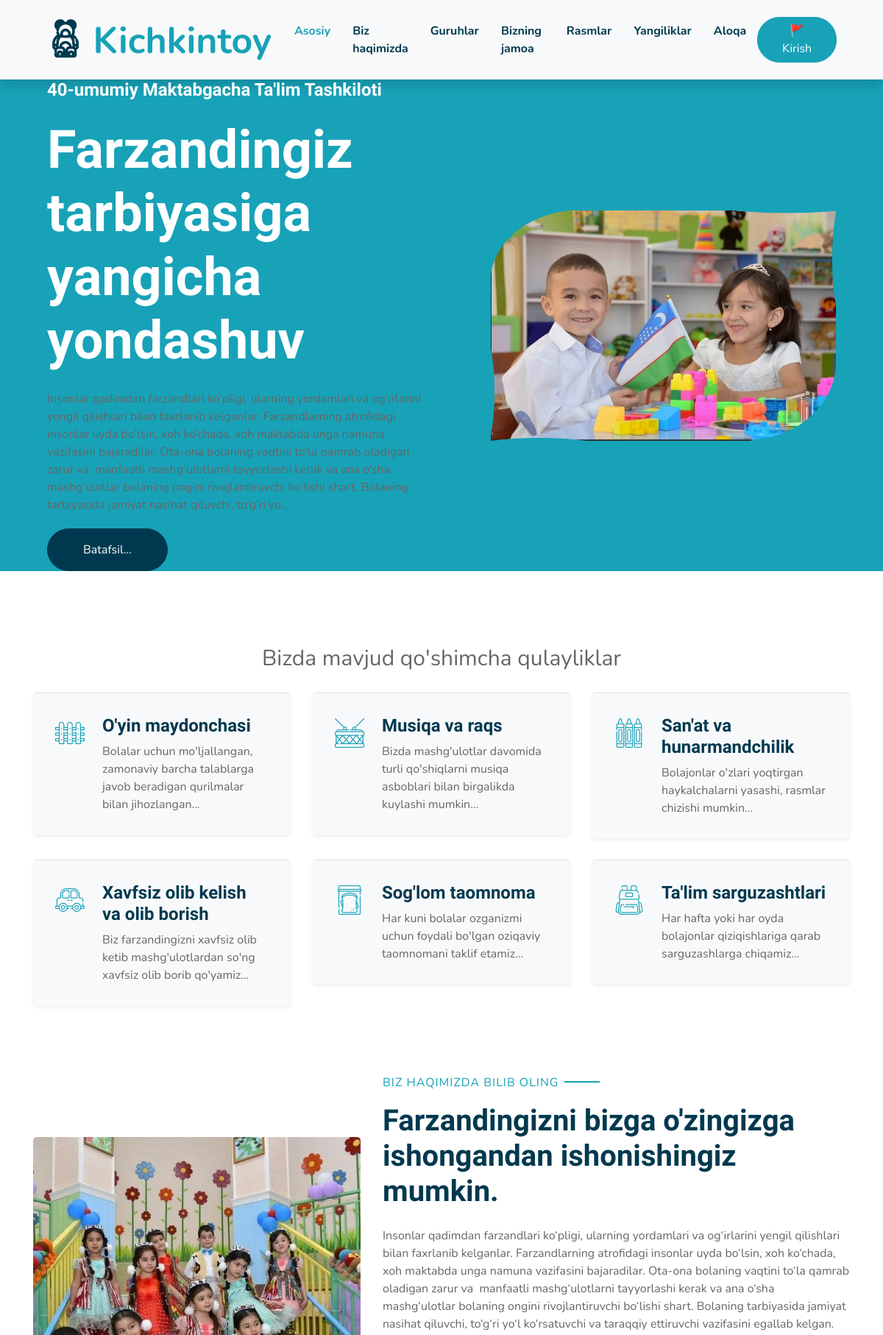
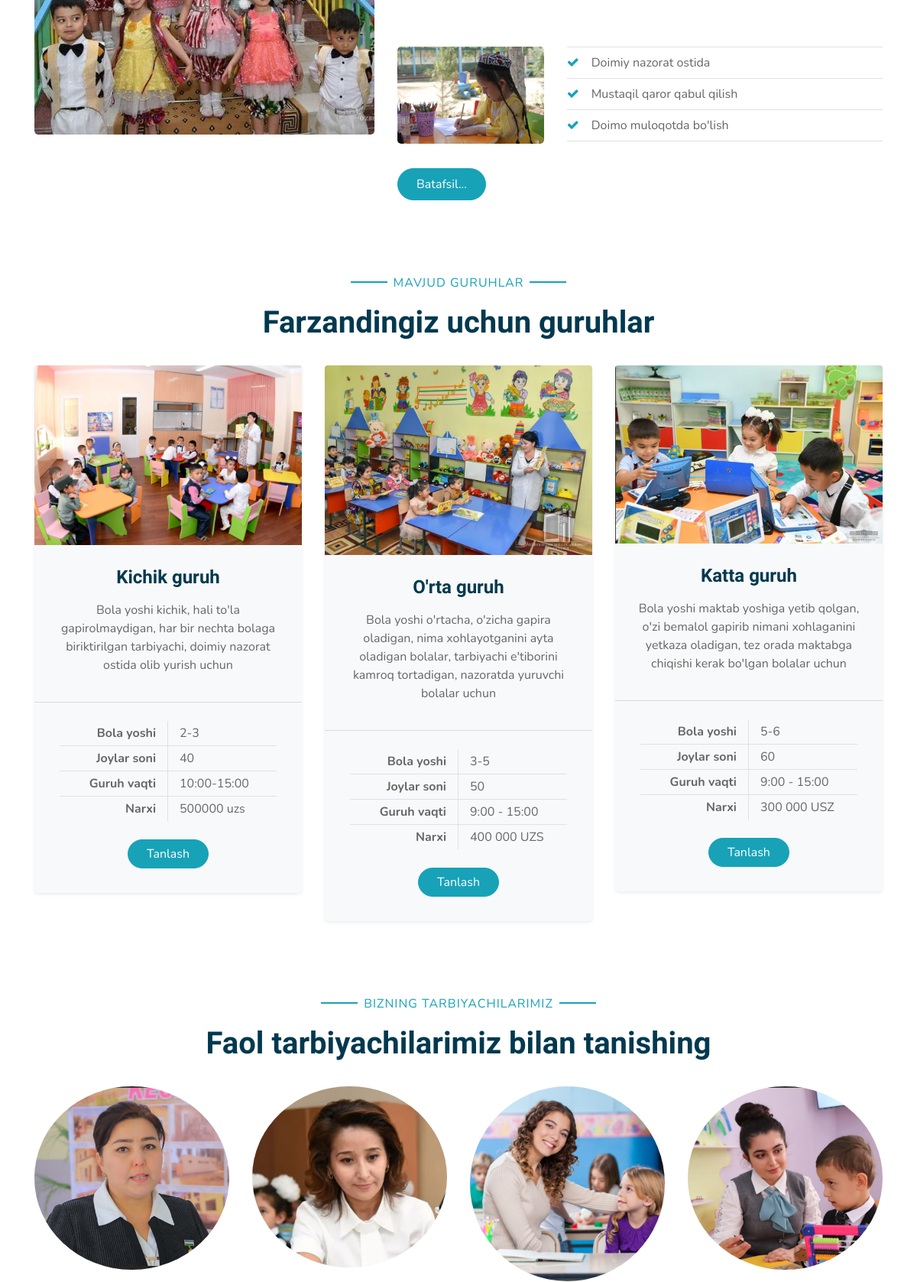
The page / (upper part) on the database its author committed (2 pictures, top to bottom).
### kichkintoy/models.py (models this page shows, shortened)
class Banner(models.Model):
    class Meta:
        verbose_name = 'Banner'
        verbose_name_plural = 'Banners'
    header_subtitle = models.CharField(max_length=250, null=True, blank=True)
    header_title = models.CharField(max_length=120, null=True, blank=True)
    header_description = RichTextField( null=True, blank=True)
    header_photo = models.ImageField(upload_to="photos/",null=True, blank=True)
    about_title = models.CharField(max_length=120, null=True, blank=True)
    header_description_full = RichTextField( null=True, blank=True)

class Group(models.Model):
    class Meta:
        verbose_name = "Group"
        verbose_name_plural = "Groups"
    name = models.CharField(max_length=200, null=True, blank=True)
    description = RichTextField( null=True, blank=True)
    ages = models.CharField(max_length=200, null=True, blank=True, )
    seats = models.IntegerField()
    time = models.CharField(max_length=200, null=True, blank=True)
    price = models.CharField(max_length=50,null=True, blank=True)
    photo = models.ImageField(upload_to="photos/",null=True, blank=True)

class Teacher(models.Model):
    class Meta:
        verbose_name = "Teacher"
        verbose_name_plural = "Teachers"
    name = models.CharField(max_length=200, null=True, blank=True)
    category = models.ForeignKey('Teacher_category',  on_delete=models.CASCADE, null=True, blank=True)
    job_name = models.CharField(max_length=200, null=True, blank=True)
    work_time = models.CharField(max_length=200, null=True, blank=True)
    phone = models.CharField(max_length=200, null=True, blank=True)
    insta = models.CharField(max_length=200, null=True, blank=True)
    telegram = models.CharField(max_length=200, null=True, blank=True)
    facebook = models.CharField(max_length=200, null=True, blank=True)
    age = models.IntegerField(null=True, blank=True)
    photo = models.ImageField(upload_to="photos/",null=True, blank=True)

### kichkintoy/views.py (the view)
# urls.py: 2. Add a URL to urlpatterns:  path('', views.home, name='home')
def home(request):
    banner = Banner.objects.all()[0]
    classes = Group.objects.all()
    ctg = Teacher_category.objects.get(category="teacher")
    teachers = Teacher.objects.filter(category_id=ctg.pk)[:4]
    print(ctg)
    izohlar = Testimonial.objects.all()
    articles = Article.objects.order_by("-date")[:3]
    contacts = Contacts.objects.all()[0]
    context = {
        'banner': banner,
        'classes': classes,
        'teachers': teachers,
        'izohlar': izohlar,
        'articles': articles,
        'contacts': contacts,
    }
    if request.method == 'POST':
        name = request.POST['name']
        phone = request.POST['phone']
        group = "Ma'lumot olish uchun"
        my_model_obj = Booking_grop(
            name=name,
            phone=phone,
            group=group
            )
        my_model_obj.save()
        return redirect('/' )
    else:
        return render(request, 'index.html', context)

### kichkintoy/models.py (called while the page is built)
    def __str__(self) -> str:
        return self.category

    def __str__(self) -> str:
        return self.category

### templates/index.html (shortened to what this page needs)
{% extends 'base.html' %}
{% load static %}
{% block activ_title %}
<a href="{% url 'home' %}" class="nav-item nav-link active">Asosiy</a>
<a href="{% url 'about' %}" class="nav-item nav-link ">Biz haqimizda</a>
<a href="{% url 'class' %}" class="nav-item nav-link ">Guruhlar</a>
<a href="{% url 'team' %}" class="nav-item nav-link ">Bizning jamoa</a>
<a href="{% url 'galery' %}" class="nav-item nav-link ">Rasmlar</a>
<a href="{% url 'article' %}" class="nav-item nav-link " >Yangiliklar</a>
<a href="{% url 'contact' %}" class="nav-item nav-link">Aloqa</a>
{% endblock activ_title %}
{% block content %}
    <div class="container-fluid bg-primary px-0 px-md-5 mb-5">
        <div class="row align-items-center px-3">
            <div class="col-lg-6 text-center text-lg-left">
                <h4 class="text-white mb-4 mt-5 mt-lg-0">{{ banner.header_subtitle }}</h4>
                <h1 class="display-3 font-weight-bold text-white">{{ banner.header_title }}</h1>
                <p class="text-white mb-4">{{ banner.header_description | slice:":550"|safe  }}...</p>
                <a href="{% url 'about' %}" class="btn btn-secondary mt-1 py-3 px-5">Batafsil...</a>
            </div>
            <div class="col-lg-6 text-center text-lg-right">
                <img class="img-fluid mt-5 mb-5" src="{{ banner.header_photo.url }}" alt="{{ banner.header_title }}" style="width:90% ">
            </div>
        </div>
    </div>
    <div class="container-fluid pt-5">
        <div class="container pb-3">
            <div class="text-lg-center" style="font-size:30px">
                Bizda mavjud qo'shimcha qulayliklar
            </div>
            <br>
            <div class="row">
                <div class="col-lg-4 col-md-6 pb-1">
                    <div class="d-flex bg-light shadow-sm border-top rounded mb-4" style="padding: 30px;">
                        <i class="flaticon-050-fence h1 font-weight-normal text-primary mb-3"></i>
                        <div class="pl-4">
                            <h4>O'yin maydonchasi</h4>
                            <p class="m-0">Bolalar uchun mo'ljallangan, zamonaviy barcha talablarga javob beradigan qurilmalar bilan jihozlangan...</p>
                        </div>
                    </div>
                </div>
                <div class="col-lg-4 col-md-6 pb-1">
                    <div class="d-flex bg-light shadow-sm border-top rounded mb-4" style="padding: 30px;">
                        <i class="flaticon-022-drum h1 font-weight-normal text-primary mb-3"></i>
                        <div class="pl-4">
                            <h4>Musiqa va raqs</h4>
                            <p class="m-0">Bizda mashg'ulotlar davomida turli qo'shiqlarni musiqa asboblari bilan birgalikda kuylashi mumkin...</p>
                        </div>
                    </div>
                </div>
                <div class="col-lg-4 col-md-6 pb-1">
                    <div class="d-flex bg-light shadow-sm border-top rounded mb-4" style="padding: 30px;">
                        <i class="flaticon-030-crayons h1 font-weight-normal text-primary mb-3"></i>
                        <div class="pl-4">
                            <h4>San'at va hunarmandchilik</h4>
                            <p class="m-0">Bolajonlar o'zlari yoqtirgan haykalchalarni yasashi, rasmlar chizishi mumkin...</p>
                        </div>
                    </div>
                </div>
                <div class="col-lg-4 col-md-6 pb-1">
                    <div class="d-flex bg-light shadow-sm border-top rounded mb-4" style="padding: 30px;">
                        <i class="flaticon-017-toy-car h1 font-weight-normal text-primary mb-3"></i>
                        <div class="pl-4">
                            <h4>Xavfsiz olib kelish va olib borish</h4>
                            <p class="m-0">Biz farzandingizni xavfsiz olib ketib mashg'ulotlardan so'ng xavfsiz olib borib qo'yamiz...</p>
                        </div>
                    </div>
                </div>
                <div class="col-lg-4 col-md-6 pb-1">
                    <div class="d-flex bg-light shadow-sm border-top rounded mb-4" style="padding: 30px;">
                        <i class="flaticon-025-sandwich h1 font-weight-normal text-primary mb-3"></i>
                        <div class="pl-4">
                            <h4>Sog'lom taomnoma</h4>
                            <p class="m-0">Har kuni bolalar ozganizmi uchun foydali bo'lgan oziqaviy taomnomani taklif etamiz...</p>
                        </div>
                    </div>
                </div>
                <div class="col-lg-4 col-md-6 pb-1">
                    <div class="d-flex bg-light shadow-sm border-top rounded mb-4" style="padding: 30px;">
                        <i class="flaticon-047-backpack h1 font-weight-normal text-primary mb-3"></i>
                        <div class="pl-4">
                            <h4>Ta'lim sarguzashtlari</h4>
                            <p class="m-0">Har hafta yoki har oyda bolajonlar qiziqishlariga qarab sarguzashlarga chiqamiz...</p>
                        </div>
                    </div>
                </div>
            </div>
        </div>
    </div>
    <div class="container-fluid py-5">
        <div class="container">
            <div class="row align-items-center">
                <div class="col-lg-5">
                    <img class="img-fluid rounded mb-5 mb-lg-0" src="{% static 'img/about.jpg' %}" alt="">
                </div>
                <div class="col-lg-7">
                    <p class="section-title pr-5"><span class="pr-2">Biz haqimizda bilib oling</span></p>
                    <h1 class="mb-4">{{ banner.about_title }}</h1>
                    <p>{{ banner.header_description |safe  }}</p>
                    <div class="row pt-2 pb-4">
                        <div class="col-6 col-md-4">
                            <img class="img-fluid rounded" src="{% static 'img/1bola.jpg' %}" alt="">
                        </div>
                        <div class="col-6 col-md-8">
                            <ul class="list-inline m-0">
                                <li class="py-2 border-top border-bottom"><i class="fa fa-check text-primary mr-3"></i>Doimiy nazorat ostida </li>
                                <li class="py-2 border-bottom"><i class="fa fa-check text-primary mr-3"></i>Mustaqil qaror qabul qilish</li>
                                <li class="py-2 border-bottom"><i class="fa fa-check text-primary mr-3"></i>Doimo muloqotda bo'lish</li>
                            </ul>
                        </div>
                    </div>
                    <a href="{% url 'about' %}" class="btn btn-primary mt-2 py-2 px-4">Batafsil...</a>
                </div>
            </div>
        </div>
    </div>
{% include 'details/class_reg.html' %}
    <div class="container-fluid pt-5">
        <div class="container">
            <div class="text-center pb-2">
                <p class="section-title px-5"><span class="px-2">Bizning tarbiyachilarimiz</span></p>
                <h1 class="mb-4">Faol tarbiyachilarimiz bilan tanishing</h1>
            </div>
            <div class="row">
                {% for teacher in teachers %}
                <div class="col-md-6 col-lg-3 text-center team mb-5">
                    <div class="position-relative overflow-hidden mb-4" style="border-radius: 100%;">
                        <img class="img-fluid w-100" src="{{ teacher.photo.url }}" alt="{{ teacher.name }}" >
                    </div>
                </div>
                {% endfor %}
            </div>
        </div>
    </div>
    {% endblock content %}

### templates/details/class_reg.html
{% load static %}
    <div class="container-fluid pt-5">
        <div class="container">
            <div class="text-center pb-2">
                <p class="section-title px-5"><span class="px-2">Mavjud Guruhlar</span></p>
                <h1 class="mb-4">Farzandingiz uchun guruhlar </h1>
            </div>
            <div class="row">
                {% for class in classes %}
                <div class="col-lg-4 mb-5">
                    <div class="card border-0 bg-light shadow-sm pb-2">
                        <img class="card-img-top mb-2" src="{{ class.photo.url }}" alt="{{ class.name }}">
                        <div class="card-body text-center">
                            <h4 class="card-title">{{ class.name }}</h4>
                            <p class="card-text">{{ class.description|safe }}</p>
                        </div>
                        <div class="card-footer bg-transparent py-4 px-5">
                            <div class="row border-bottom">
                                <div class="col-6 py-1 text-right border-right"><strong>Bola yoshi</strong></div>
                                <div class="col-6 py-1">{{ class.ages }}</div>
                            </div>
                            <div class="row border-bottom">
                                <div class="col-6 py-1 text-right border-right"><strong>Joylar soni</strong></div>
                                <div class="col-6 py-1">{{ class.seats }}</div>
                            </div>
                            <div class="row border-bottom">
                                <div class="col-6 py-1 text-right border-right"><strong>Guruh vaqti</strong></div>
                                <div class="col-6 py-1">{{ class.time }}</div>
                            </div>
                            <div class="row">
                                <div class="col-6 py-1 text-right border-right"><strong>Narxi</strong></div>
                                <div class="col-6 py-1">{{ class.price }}</div>
                            </div>
                        </div>
                        <a href="{% url 'booking' class.pk %}" class="btn btn-primary px-4 mx-auto mb-4">Tanlash</a>
                    </div>
                </div>
                {% endfor %}
            </div>
        </div>
    </div>

### rows shown on the page
Banner: header_subtitle "40-umumiy Maktabgacha Ta'lim Tashkiloti", header_title "Farzandingiz tarbiyasiga yangicha yondashuv", header_description "Insonlar qadimdan farzandlari ko‘pligi, ularning yordamlari va og‘irlarini yengil qilishlari bilan faxrlanib kelganlar. Farzandlarning atrofidagi insonlar uyda bo‘lsin, xoh ko‘chada, xoh maktabda unga namuna vazifasini bajaradilar. Ota-ona bolaning vaqtini to‘la qamrab oladigan zarur va manfaatli mashg‘ulotlarni tayyorlashi kerak va ana o‘sha mashg‘ulotlar bolaning ongini rivojlantiruvchi bo‘lishi shart. Bolaning tarbiyasida jamiyat nasihat qiluvchi, to‘g‘ri yo", header_photo (picture), about_title "Farzandingizni bizga o'zingizga ishongandan ishonishingiz mumkin.", header_description "Insonlar qadimdan farzandlari ko‘pligi, ularning yordamlari va og‘irlarini yengil qilishlari bilan faxrlanib kelganlar. Farzandlarning atrofidagi insonlar uyda bo‘lsin, xoh ko‘chada, xoh maktabda unga namuna vazifasini bajaradilar. Ota-ona bolaning vaqtini to‘la qamrab oladigan zarur va manfaatli mashg‘ulotlarni tayyorlashi kerak va ana o‘sha mashg‘ulotlar bolaning ongini rivojlantiruvchi bo‘lishi shart. Bolaning tarbiyasida jamiyat nasihat qiluvchi, to‘g‘ri yo‘l ko‘rsatuvchi va taraqqiy ettiruvchi vazifasini egallab kelgan."
Group: photo (picture), name "Kichik guruh", description "Bola yoshi kichik, hali to'la gapirolmaydigan, har bir nechta bolaga biriktirilgan tarbiyachi, doimiy nazorat ostida olib yurish uchun", ages "2-3", seats "40", time "10:00-15:00", price "500000 uzs"
Group: photo (picture), name "O'rta guruh", description "Bola yoshi o'rtacha, o'zicha gapira oladigan, nima xohlayotganini ayta oladigan bolalar, tarbiyachi e'tiborini kamroq tortadigan, nazoratda yuruvchi bolalar uchun", ages "3-5", seats "50", time "9:00 - 15:00", price "400 000 UZS"
Group: photo (picture), name "Katta guruh", description "Bola yoshi maktab yoshiga yetib qolgan, o'zi bemalol gapirib nimani xohlaganini yetkaza oladigan, tez orada maktabga chiqishi kerak bo'lgan bolalar uchun", ages "5-6", seats "60", time "9:00 - 15:00", price "300 000 USZ"
Teacher: photo (picture)
Teacher: photo (picture)
Teacher: photo (picture)
Teacher: photo (picture)
